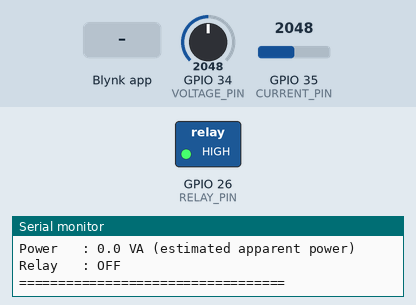
This sketch was run on a simulated ESP32. Parts: switched loads named in the sketch (green lamp = pin HIGH), the last lines printed to the serial monitor. Inputs (shaded band) come from the test bench; at power-on: GPIO 34 (VOLTAGE_PIN) = 2048, GPIO 35 (CURRENT_PIN) = 2048 (analog values on the 0–4095 scale). WiFi joins after 1.5 s; servers stay silent unless stated.

Above: at 6.1 s.
6.2 s: Blynk app writes 1 to V3
At 8.9 s:
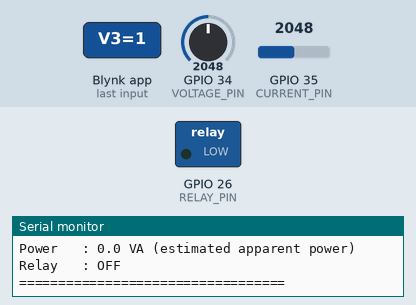
9.2 s: Blynk app writes 0 to V3
At 11.5 s:
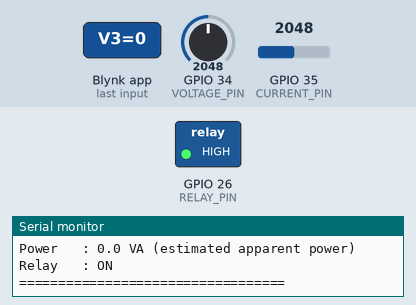
Timing chart, 0 to 13.0 s (numbered marks = the images above; inputs shaded):
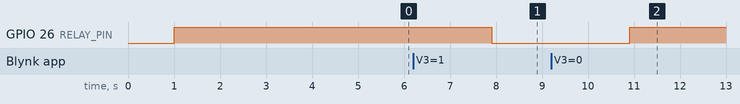

Measured:
- after the input at 6.2 s, GPIO 26 (RELAY_PIN): HIGH → LOW after 1.7 s
- after the input at 9.2 s, GPIO 26 (RELAY_PIN): LOW → HIGH after 1.7 s

The sketch:

SmartCampus.ino
```cpp
/*
  Project Name : Smart Campus Dashboard
  Controller   : ESP32
  IDE          : Arduino IDE

  Description:
  An ESP32-based monitoring system that collects sensor
  readings and displays available measurements through
  the Serial Monitor and configured cloud dashboard.

  Features:
  - Sensor data acquisition
  - Serial Monitor output
  - Cloud dashboard communication
  - Relay control according to implemented logic

  Project Type: Mini Project
*/

#define BLYNK_TEMPLATE_ID "YOUR_TEMPLATE_ID"
#define BLYNK_TEMPLATE_NAME "Smart Campus Dashboard"
#define BLYNK_AUTH_TOKEN "YOUR_AUTH_TOKEN"

#include <Arduino.h>
#include <WiFi.h>
#include <BlynkSimpleEsp32.h>

// ---------- Wi-Fi ----------
char ssid[] = "YOUR_WIFI_NAME";
char pass[] = "YOUR_WIFI_PASSWORD";

// ---------- ESP32 pin connections ----------
// Change these pins to match your actual wiring.
const int VOLTAGE_PIN = 34;  // ZMPT101B analog output
const int CURRENT_PIN = 35;  // ACS712 analog output
const int RELAY_PIN   = 26;  // Relay input

// Set according to your relay module:
// Many relay modules are active LOW.
const int RELAY_ON  = LOW;
const int RELAY_OFF = HIGH;

// ---------- Calibration settings ----------
// Replace these with values determined through calibration.
float VOLTAGE_CALIBRATION = 1.00f;
float CURRENT_CALIBRATION = 1.00f;

// ADC configuration
const float ADC_REFERENCE = 3.3f;
const int ADC_MAX_VALUE = 4095;

// Samples per measurement
const int NUM_SAMPLES = 2000;

// ---------- Protection setting ----------
// Set to 0 to disable automatic overcurrent switching.
// This is an educational prototype, NOT certified protection.
const float CURRENT_LIMIT_A = 0.0f;

BlynkTimer timer;

float voltageRMS = 0.0f;
float currentRMS = 0.0f;
float powerWatts = 0.0f;

bool relayEnabled = false;
bool blynkConnected = false;

// ---------- Read RMS voltage from analog sensor ----------
float readVoltageRMS() {
  double sumSquares = 0.0;
  double mean = 0.0;

  // Estimate ADC midpoint to remove DC offset.
  for (int i = 0; i < NUM_SAMPLES; i++) {
    mean += analogRead(VOLTAGE_PIN);
    delayMicroseconds(150);
  }
  mean /= NUM_SAMPLES;

  for (int i = 0; i < NUM_SAMPLES; i++) {
    float sample = analogRead(VOLTAGE_PIN);
    float centered = sample - mean;
    sumSquares += centered * centered;
    delayMicroseconds(150);
  }

  float adcRMS = sqrt(sumSquares / NUM_SAMPLES);
  float sensorVoltageRMS =
      (adcRMS * ADC_REFERENCE) / ADC_MAX_VALUE;

  // This factor must be calibrated against a trusted meter.
  return sensorVoltageRMS * VOLTAGE_CALIBRATION;
}

// ---------- Read RMS current from ACS712 ----------
float readCurrentRMS() {
  double mean = 0.0;

  // Estimate sensor's zero-current midpoint.
  for (int i = 0; i < NUM_SAMPLES; i++) {
    mean += analogRead(CURRENT_PIN);
    delayMicroseconds(150);
  }
  mean /= NUM_SAMPLES;

  double sumSquares = 0.0;

  for (int i = 0; i < NUM_SAMPLES; i++) {
    float sample = analogRead(CURRENT_PIN);
    float centered = sample - mean;
    sumSquares += centered * centered;
    delayMicroseconds(150);
  }

  float adcRMS = sqrt(sumSquares / NUM_SAMPLES);
  float sensorVoltageRMS =
      (adcRMS * ADC_REFERENCE) / ADC_MAX_VALUE;

  // Typical ACS712 sensitivities:
  // 5A module  = 0.185 V/A
  // 20A module = 0.100 V/A
  // 30A module = 0.066 V/A
  //
  // Choose the correct sensitivity for your exact module.
  const float ACS712_SENSITIVITY = 0.100f; // Example: 20A module

  float amps = sensorVoltageRMS / ACS712_SENSITIVITY;
  amps *= CURRENT_CALIBRATION;

  // Suppress small noise readings; tune after calibration.
  if (amps < 0.05f) {
    amps = 0.0f;
  }

  return amps;
}

// ---------- Relay control ----------
void setRelay(bool turnOn) {
  relayEnabled = turnOn;
  digitalWrite(RELAY_PIN, turnOn ? RELAY_ON : RELAY_OFF);

  if (blynkConnected && Blynk.connected()) {
    Blynk.virtualWrite(V3, relayEnabled ? 1 : 0);
  }
}

// Blynk button on Virtual Pin V3
BLYNK_WRITE(V3) {
  int requestedState = param.asInt();
  setRelay(requestedState == 1);
}

// ---------- Update readings and dashboard ----------
void updateReadings() {
  voltageRMS = readVoltageRMS();
  currentRMS = readCurrentRMS();

  // Apparent power estimate only.
  // True real power requires power-factor-aware measurement.
  powerWatts = voltageRMS * currentRMS;

  // Optional demonstration threshold.
  if (CURRENT_LIMIT_A > 0.0f &&
      currentRMS > CURRENT_LIMIT_A) {
    setRelay(false);
  }

  Serial.println();
  Serial.println("===== SMART CAMPUS DASHBOARD =====");
  Serial.print("Voltage : ");
  Serial.print(voltageRMS, 1);
  Serial.println(" V");

  Serial.print("Current : ");
  Serial.print(currentRMS, 2);
  Serial.println(" A");

  Serial.print("Power   : ");
  Serial.print(powerWatts, 1);
  Serial.println(" VA (estimated apparent power)");

  Serial.print("Relay   : ");
  Serial.println(relayEnabled ? "ON" : "OFF");
  Serial.println("==================================");

  if (blynkConnected && Blynk.connected()) {
    Blynk.virtualWrite(V0, voltageRMS);
    Blynk.virtualWrite(V1, currentRMS);
    Blynk.virtualWrite(V2, powerWatts);
    Blynk.virtualWrite(V3, relayEnabled ? 1 : 0);
  }
}

// ---------- Setup ----------
void setup() {
  Serial.begin(115200);
  delay(1000);

  pinMode(RELAY_PIN, OUTPUT);
  digitalWrite(RELAY_PIN, RELAY_OFF);

  analogReadResolution(12);
  analogSetPinAttenuation(VOLTAGE_PIN, ADC_11db);
  analogSetPinAttenuation(CURRENT_PIN, ADC_11db);

  Serial.println("Smart Campus Dashboard Starting...");
  Serial.println("Relay defaults to OFF.");

  WiFi.mode(WIFI_STA);
  Blynk.config(BLYNK_AUTH_TOKEN);

  WiFi.begin(ssid, pass);

  Serial.print("Connecting to Wi-Fi");
  unsigned long startAttempt = millis();

  while (WiFi.status() != WL_CONNECTED &&
         millis() - startAttempt < 15000) {
    delay(300);
    Serial.print(".");
  }
  Serial.println();

  if (WiFi.status() == WL_CONNECTED) {
    Serial.println("Wi-Fi connected.");
    blynkConnected = Blynk.connect(5000);
  } else {
    Serial.println("Wi-Fi unavailable; continuing offline.");
  }

  timer.setInterval(3000L, updateReadings);
  updateReadings();
}

// ---------- Main loop ----------
void loop() {
  if (WiFi.status() == WL_CONNECTED) {
    if (!Blynk.connected()) {
      blynkConnected = Blynk.connect(100);
    } else {
      blynkConnected = true;
      Blynk.run();
    }
  } else {
    blynkConnected = false;
  }

  timer.run();
}
```
